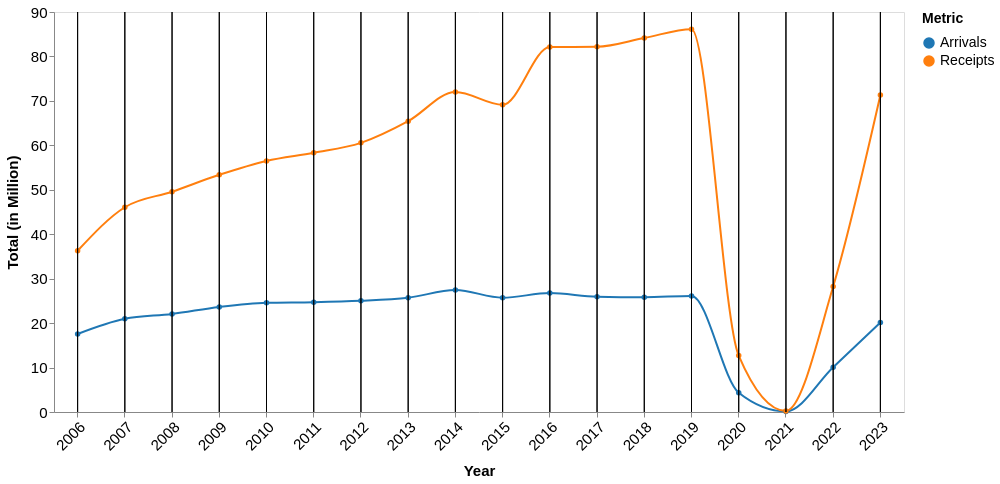

Vega-Lite specification stored for this chart:
### Vega-Lite specification from a JSON file in a GitHub repository (floating-point values rounded to 4 significant figures)
{"$schema": "https://vega.github.io/schema/vega-lite/v5.json", "width": 850, "height": 400, "data": {"values": [{"year": "2006", "Arrivals": 17.55, "Receipts": 36.27}, {"year": "2007", "Arrivals": 20.97, "Receipts": 46.07}, {"year": "2008", "Arrivals": 22.05, "Receipts": 49.56}, {"year": "2009", "Arrivals": 23.64, "Receipts": 53.37}, {"year": "2010", "Arrivals": 24.58, "Receipts": 56.49}, {"year": "2011", "Arrivals": 24.71, "Receipts": 58.32}, {"year": "2012", "Arrivals": 25.03, "Receipts": 60.56}, {"year": "2013", "Arrivals": 25.72, "Receipts": 65.44}, {"year": "2014", "Arrivals": 27.44, "Receipts": 72.0}, {"year": "2015", "Arrivals": 25.72, "Receipts": 69.12}, {"year": "2016", "Arrivals": 26.76, "Receipts": 82.1}, {"year": "2017", "Arrivals": 25.95, "Receipts": 82.17}, {"year": "2018", "Arrivals": 25.83, "Receipts": 84.14}, {"year": "2019", "Arrivals": 26.1, "Receipts": 86.14}, {"year": "2020", "Arrivals": 4.33, "Receipts": 12.69}, {"year": "2021", "Arrivals": 0.13, "Receipts": 0.24}, {"year": "2022", "Arrivals": 10.07, "Receipts": 28.23}, {"year": "2023", "Arrivals": 20.14, "Receipts": 71.31}]}, "transform": [{"fold": ["Arrivals", "Receipts"], "as": ["Metric", "Value"]}], "layer": [{"mark": {"type": "line", "point": true, "interpolate": "monotone"}, "encoding": {"x": {"field": "year", "type": "ordinal", "title": "Year", "axis": {"labelAngle": -45, "titlePadding": 10, "labelFontSize": 15, "titleFontSize": 15, "grid": false}, "scale": {"domain": ["2006", "2007", "2008", "2009", "2010", "2011", "2012", "2013", "2014", "2015", "2016", "2017", "2018", "2019", "2020", "2021", "2022", "2023"]}}, "y": {"field": "Value", "type": "quantitative", "title": "Total (in Million)", "axis": {"titlePadding": 10, "labelFontSize": 15, "titleFontSize": 15, "grid": false}}, "color": {"field": "Metric", "type": "nominal", "scale": {"domain": ["Arrivals", "Receipts"], "range": ["#1f77b4", "#ff7f0e"]}, "legend": {"title": "Metric", "labelFontSize": 14, "titleFontSize": 14, "titlePadding": 10}}, "tooltip": [{"field": "year", "title": "Year"}, {"field": "Metric", "title": "Value Type", "format": "N", "type": "nominal", "aggregate": "distinct"}, {"field": "Value", "title": "Value", "format": ".2f", "type": "quantitative"}]}}, {"params": [{"name": "hover", "select": {"type": "point", "encodings": ["x"], "on": "mouseover", "nearest": true}}], "mark": "rule", "encoding": {"x": {"field": "year", "type": "ordinal"}, "color": {"value": "black"}, "opacity": {"condition": {"param": "hover", "value": 1}, "value": 0}}}]}
